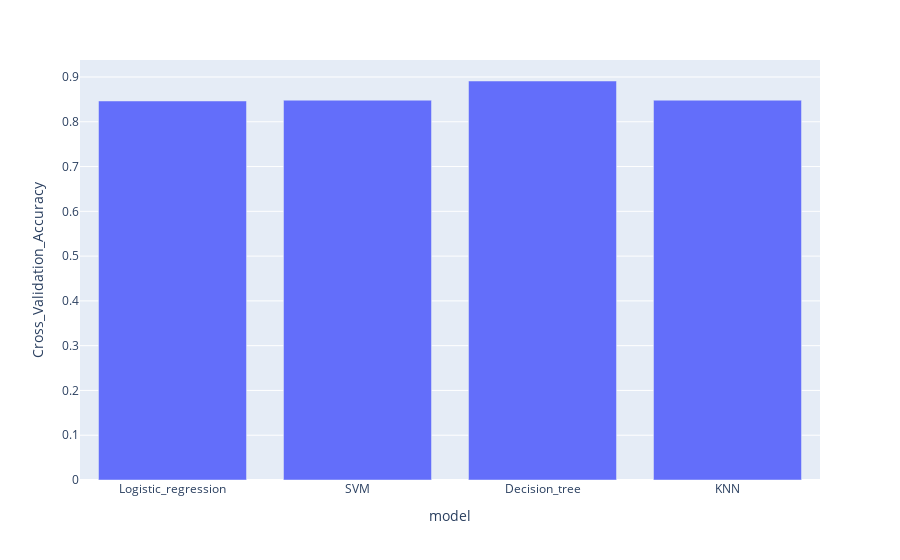

Here is the notebook cell this chart was saved with:
### Markdown cell above
### NOTE: Something happends with the sheed of the tree_cv model because sometimes I get different accuracy scores by just reloading the cell.

### Code cell
import plotly.express as px
import pandas as pd

# Datos de muestra
df = pd.DataFrame(dict(
    model = ["Logistic_regression", "SVM", "Decision_tree", "KNN"],
    Cross_Validation_Accuracy = [0.8464285714285713, 0.8482142857142856, 0.8910714285714286, 0.8482142857142858]))

fig = px.bar(df, x = 'model', y = 'Cross_Validation_Accuracy')

fig.show()

### Figure 1 — Plotly figure (JSON) as saved in the notebook; plotly's stock layout.template omitted (floating-point values rounded to 4 significant figures)
{"data": [{"alignmentgroup": "True", "hovertemplate": "model=%{x}<br>Cross_Validation_Accuracy=%{y}<extra></extra>", "legendgroup": "", "marker": {"color": "#636efa", "pattern": {"shape": ""}}, "name": "", "offsetgroup": "", "orientation": "v", "showlegend": false, "textposition": "auto", "type": "bar", "x": ["Logistic_regression", "SVM", "Decision_tree", "KNN"], "xaxis": "x", "y": [0.8464, 0.8482, 0.8911, 0.8482], "yaxis": "y"}], "layout": {"barmode": "relative", "legend": {"tracegroupgap": 0}, "margin": {"t": 60}, "xaxis": {"anchor": "y", "domain": [0, 1], "title": {"text": "model"}}, "yaxis": {"anchor": "x", "domain": [0, 1], "title": {"text": "Cross_Validation_Accuracy"}}}}
